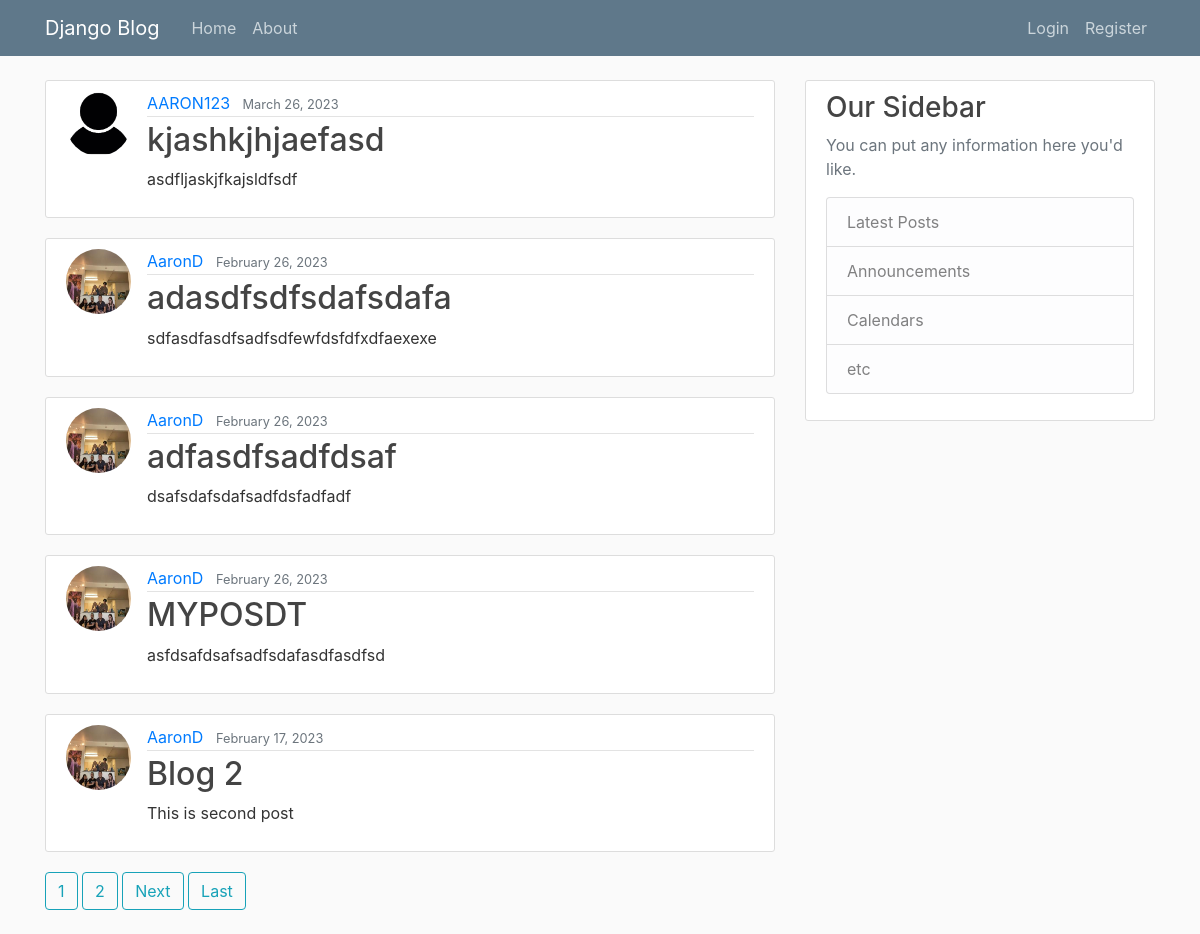
Before: / with the older database file.
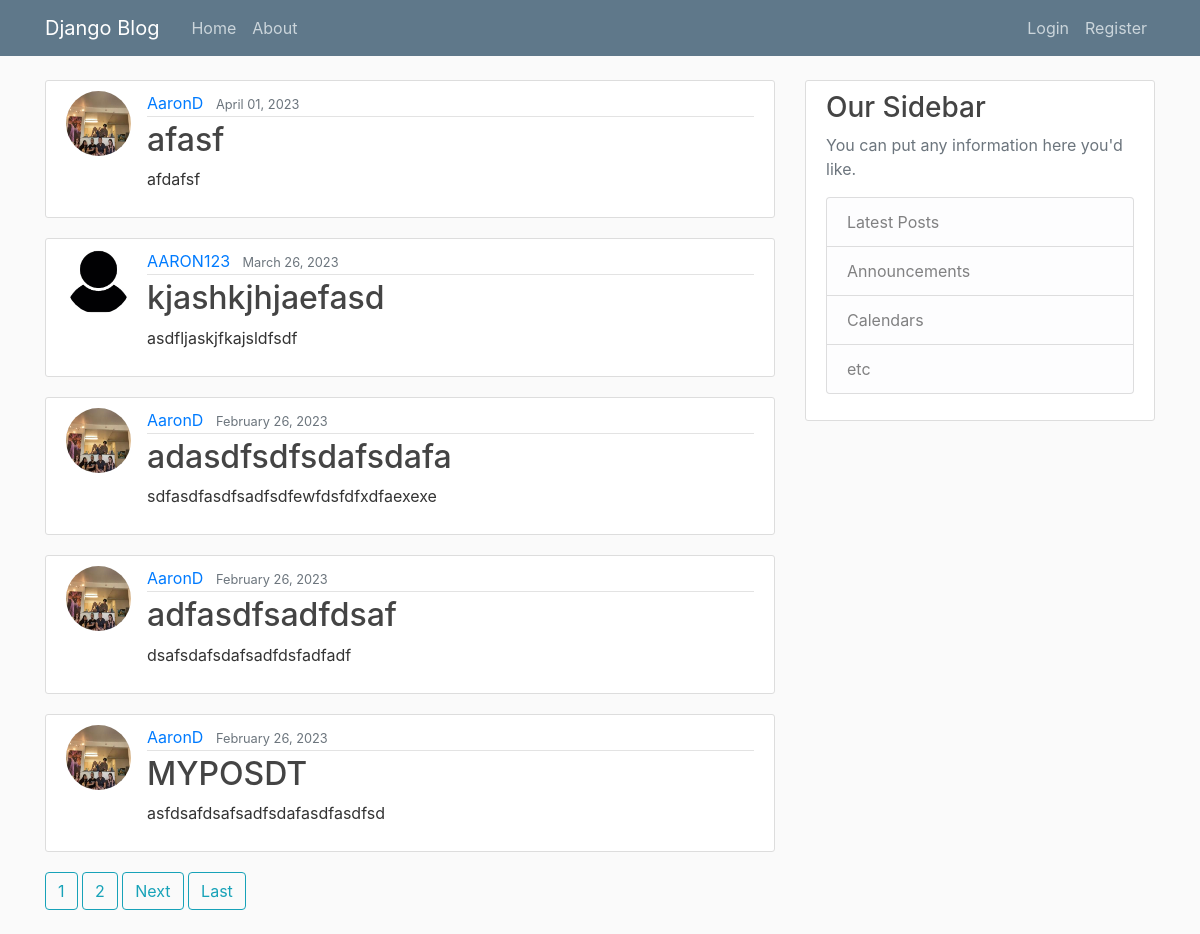
After: the same page with the newer database file.
### blog/models.py (models this page shows, shortened)
class Post(models.Model):
    title = models.CharField(max_length=100)
    content = models.TextField()
    date_posted = models.DateTimeField(default=timezone.now)
    author = models.ForeignKey(User, on_delete=models.CASCADE)

### users/models.py (models this page shows, shortened)
class Profile(models.Model):
    user = models.OneToOneField(User, on_delete=models.CASCADE)
    image = models.ImageField(default='default.jpg',upload_to='profile_pics')

### blog/views.py (the view)
# urls.py: path('', PostListView.as_view(), name='blog-home'),
class PostListView(ListView):
    model = Post
    template_name = 'blog/home.html'
    context_object_name = 'posts'
    ordering = ['-date_posted']
    paginate_by = 5

### blog/templates/blog/home.html (shortened to what this page needs)
{% extends "blog/base.html" %}
{% block content %}
    {% for post in posts %}
         <article class="media content-section">
          <img src="{{ post.author.profile.image.url }}" alt="profile-picture-user" class = "rounded-circle article-img">
          <div class="media-body">
            <div class="article-metadata">
              <a class="mr-2" href="{% url 'user-posts' post.author.username %}">{{ post.author }}</a>
              <small class="text-muted">{{ post.date_posted |date:"F d, Y"}}</small>
            </div>
            <h2><a class="article-title" href="{% url 'post-detail' post.id %}">{{ post.title }}</a></h2>
            <p class="article-content">{{ post.content }}</p>
          </div>
        </article>
    {% endfor %}
    {% if is_paginated %}
        {% for num in page_obj.paginator.page_range %}
          {% if page_obj.number == num %}
            <a href="?page= {{ num }}" class = "btn btn-outline-info mb-4">{{ num }}</a>
          {% elif num > page_obj.number|add:'-3' and num < page_obj.number|add:'3' %}
            <a href="?page= {{ num }}" class = "btn btn-outline-info mb-4">{{ num }}</a>
          {% endif %}
        {% endfor %}
        {% if page_obj.has_next %}
        <a href="?page= {{ page_obj.next_page_number}}" class = "btn btn-outline-info mb-4">Next</a>
        <a href="?page= {{ page_obj.paginator.num_pages }}" class = "btn btn-outline-info mb-4">Last</a>
      {% endif %}
    {% endif %}
{% endblock content %}

Changed rows visible on the page:
no longer on this page (row unchanged): Post: author.profile.image (picture), author "AaronD", date_posted "February 17, 2023", title "Blog 2", content "This is second post"
added Post: author.profile.image (picture), author "AaronD", date_posted "April 01, 2023", title "afasf", content "afdafsf"
